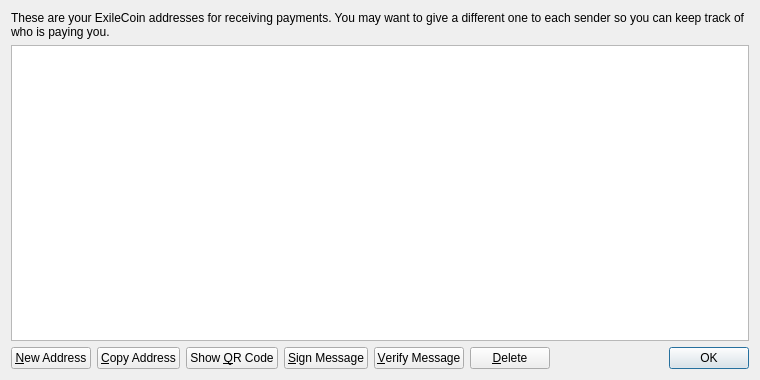
<?xml version="1.0" encoding="UTF-8"?>
<ui version="4.0">
 <class>AddressBookPage</class>
 <widget class="QWidget" name="AddressBookPage">
  <property name="geometry">
   <rect>
    <x>0</x>
    <y>0</y>
    <width>760</width>
    <height>380</height>
   </rect>
  </property>
  <property name="windowTitle">
   <string>Address Book</string>
  </property>
  <layout class="QVBoxLayout" name="verticalLayout">
   <item>
    <widget class="QLabel" name="labelExplanation">
     <property name="text">
      <string>These are your ExileCoin addresses for receiving payments. You may want to give a different one to each sender so you can keep track of who is paying you.</string>
     </property>
     <property name="textFormat">
      <enum>Qt::PlainText</enum>
     </property>
     <property name="wordWrap">
      <bool>true</bool>
     </property>
    </widget>
   </item>
   <item>
    <widget class="QTableView" name="tableView">
     <property name="contextMenuPolicy">
      <enum>Qt::CustomContextMenu</enum>
     </property>
     <property name="toolTip">
      <string>Double-click to edit address or label</string>
     </property>
     <property name="tabKeyNavigation">
      <bool>false</bool>
     </property>
     <property name="alternatingRowColors">
      <bool>true</bool>
     </property>
     <property name="selectionMode">
      <enum>QAbstractItemView::SingleSelection</enum>
     </property>
     <property name="selectionBehavior">
      <enum>QAbstractItemView::SelectRows</enum>
     </property>
     <property name="sortingEnabled">
      <bool>true</bool>
     </property>
     <attribute name="verticalHeaderVisible">
      <bool>false</bool>
     </attribute>
    </widget>
   </item>
   <item>
    <layout class="QHBoxLayout" name="horizontalLayout">
     <item>
      <widget class="QPushButton" name="newAddressButton">
       <property name="toolTip">
        <string>Create a new address</string>
       </property>
       <property name="text">
        <string>&amp;New Address</string>
       </property>
       <property name="icon">
        <iconset resource="../bitcoin.qrc">
         <normaloff>:/icons/add</normaloff>:/icons/add</iconset>
       </property>
      </widget>
     </item>
     <item>
      <widget class="QPushButton" name="copyToClipboard">
       <property name="toolTip">
        <string>Copy the currently selected address to the system clipboard</string>
       </property>
       <property name="text">
        <string>&amp;Copy Address</string>
       </property>
       <property name="icon">
        <iconset resource="../bitcoin.qrc">
         <normaloff>:/icons/editcopy</normaloff>:/icons/editcopy</iconset>
       </property>
      </widget>
     </item>
     <item>
      <widget class="QPushButton" name="showQRCode">
       <property name="text">
        <string>Show &amp;QR Code</string>
       </property>
       <property name="icon">
        <iconset resource="../bitcoin.qrc">
         <normaloff>:/icons/qrcode</normaloff>:/icons/qrcode</iconset>
       </property>
      </widget>
     </item>
     <item>
      <widget class="QPushButton" name="signMessage">
       <property name="toolTip">
        <string>Sign a message to prove you own a Bitcoin address</string>
       </property>
       <property name="text">
        <string>&amp;Sign Message</string>
       </property>
       <property name="icon">
        <iconset resource="../bitcoin.qrc">
         <normaloff>:/icons/edit</normaloff>:/icons/edit</iconset>
       </property>
      </widget>
     </item>
     <item>
      <widget class="QPushButton" name="verifyMessage">
       <property name="toolTip">
        <string>Verify a message to ensure it was signed with a specified Bitcoin address</string>
       </property>
       <property name="text">
        <string>&amp;Verify Message</string>
       </property>
       <property name="icon">
        <iconset resource="../bitcoin.qrc">
         <normaloff>:/icons/transaction_0</normaloff>:/icons/transaction_0</iconset>
       </property>
      </widget>
     </item>
     <item>
      <widget class="QPushButton" name="deleteButton">
       <property name="toolTip">
        <string>Delete the currently selected address from the list. Only sending addresses can be deleted.</string>
       </property>
       <property name="text">
        <string>&amp;Delete</string>
       </property>
       <property name="icon">
        <iconset resource="../bitcoin.qrc">
         <normaloff>:/icons/remove</normaloff>:/icons/remove</iconset>
       </property>
      </widget>
     </item>
     <item>
      <spacer name="horizontalSpacer">
       <property name="orientation">
        <enum>Qt::Horizontal</enum>
       </property>
       <property name="sizeHint" stdset="0">
        <size>
         <width>40</width>
         <height>20</height>
        </size>
       </property>
      </spacer>
     </item>
     <item>
      <widget class="QDialogButtonBox" name="buttonBox">
       <property name="sizePolicy">
        <sizepolicy hsizetype="Maximum" vsizetype="Fixed">
         <horstretch>0</horstretch>
         <verstretch>0</verstretch>
        </sizepolicy>
       </property>
       <property name="standardButtons">
        <set>QDialogButtonBox::Ok</set>
       </property>
      </widget>
     </item>
    </layout>
   </item>
  </layout>
 </widget>
 <resources>
  <include location="../bitcoin.qrc"/>
 </resources>
 <connections/>
</ui>
